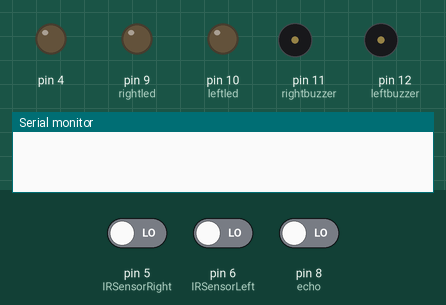
The sketch below on a simulated Arduino Uno, built with avr-gcc and run on an emulated ATmega328P. Parts: output pins drawn as LEDs (lit = HIGH), buzzer (waves = sounding, pin HIGH), the last lines printed to the serial monitor. The test bench sets the inputs (shaded band); at power-on: pin 5 (IRSensorRight) LOW, pin 6 (IRSensorLeft) LOW, pin 8 (echo) LOW. Pins used as bus, display or sensor lines are not drawn.

Above: at 1.0 s.
At 3.0 s:
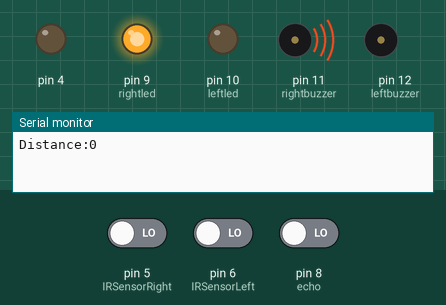
At 6.0 s:
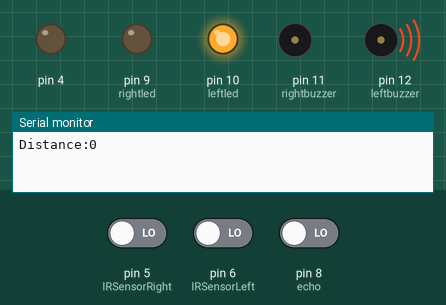
Timing chart, 0 to 10.4 s (numbered marks = the images above):
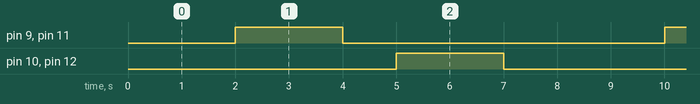

Measured:
- by itself, pin 9 (rightled), pin 10 (leftled), pin 11 (rightbuzzer), pin 12 (leftbuzzer): alternates HIGH for 2.0 s and LOW for 6.0 s
- by itself, everything shown: repeats every 8.0 s, in 4 steps

The sketch:

Project_Robosafe.ino
```cpp
#define IRSensorRight 5
#define IRSensorLeft 6
#define trig 7
#define echo 8
#define rightled 9
#define leftled 10
#define rightbuzzer 11
#define leftbuzzer 12

void setup() {

pinMode(4,OUTPUT);
pinMode(IRSensorRight,INPUT);
pinMode(IRSensorLeft,INPUT);
pinMode(trig,OUTPUT);
pinMode(echo,INPUT);
pinMode(rightled,OUTPUT);
pinMode(leftled,OUTPUT);
pinMode(rightbuzzer,OUTPUT);
pinMode(leftbuzzer,OUTPUT);
Serial.begin(9600);
}
void loop() {

long duration,distance;
digitalWrite(trig,HIGH);
delay(1000);
digitalWrite(trig,LOW);
duration=pulseIn(echo,HIGH);
distance=duration/58.2;
Serial.print("Distance:");
Serial.println(distance);
delay(1);
if(distance>50)
{
  digitalWrite(rightled,LOW);
  digitalWrite(leftled,LOW);
  digitalWrite(rightbuzzer,LOW);
  digitalWrite(leftbuzzer,LOW);
}
else
{
digitalWrite(rightled,HIGH);
digitalWrite(rightbuzzer,HIGH);
delay(2000);
digitalWrite(rightled,LOW);
digitalWrite(rightbuzzer,LOW);
delay(1000);
digitalWrite(leftled,HIGH);
digitalWrite(leftbuzzer,HIGH);
delay(2000);
digitalWrite(leftled,LOW);
digitalWrite(leftbuzzer,LOW);
delay(1000);
}
if(digitalRead(IRSensorLeft)==HIGH)
{
digitalWrite(rightled,HIGH);
digitalWrite(rightbuzzer,HIGH);
delay(2000);
digitalWrite(rightled,LOW);
digitalWrite(rightbuzzer,LOW);
delay(1000);
digitalWrite(leftled,HIGH);
digitalWrite(leftbuzzer,HIGH);
delay(2000);
digitalWrite(leftled,LOW);
digitalWrite(leftbuzzer,LOW);
delay(1000);
}
else
{
  digitalWrite(rightled,LOW);
  digitalWrite(leftled,LOW);
  digitalWrite(rightbuzzer,LOW);
  digitalWrite(leftbuzzer,LOW);
}
if(digitalRead(IRSensorRight)==HIGH)
{
digitalWrite(rightled,HIGH);
digitalWrite(rightbuzzer,HIGH);
delay(2000);
digitalWrite(rightled,LOW);
digitalWrite(rightbuzzer,LOW);
delay(1000);
digitalWrite(leftled,HIGH);
digitalWrite(leftbuzzer,HIGH);
delay(2000);
digitalWrite(leftled,LOW);
digitalWrite(leftbuzzer,LOW);
delay(1000);
}
else
{
  digitalWrite(rightled,LOW);
  digitalWrite(leftled,LOW);
  digitalWrite(rightbuzzer,LOW);
  digitalWrite(leftbuzzer,LOW);
}
}
```
